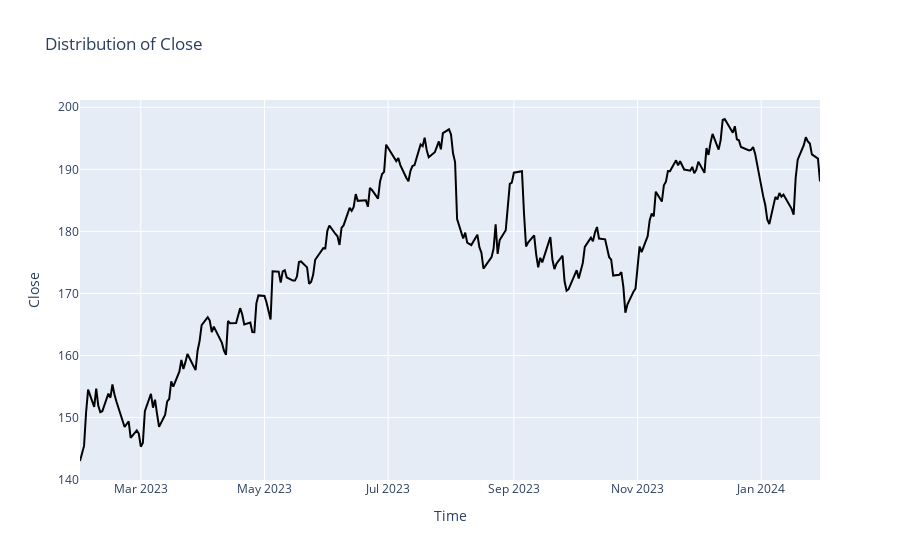

The notebook cell this image was saved under:
### Code cell
# show distribution of Close
fig3 = go.Figure()
fig3.add_trace(go.Line(x = dataset.index, y = dataset['Close'], marker = dict(color = 'black')))
fig3.update_layout(title = 'Distribution of Close', xaxis_title = 'Time', yaxis_title = 'Close', height = 500)
fig3.show()

### Figure 1 — Plotly figure (JSON) as saved in the notebook; plotly's stock layout.template omitted (floating-point values rounded to 4 significant figures; data arrays with more than 128 entries replaced by an {"elided": "..."} marker saying what was removed)
{"data": [{"marker": {"color": "black"}, "type": "scatter", "x": {"elided": "252 str values"}, "y": {"elided": "252 float values"}}], "layout": {"autosize": true, "title": {"text": "Distribution of Close"}, "xaxis": {"autorange": true, "range": ["2023-01-30", "2024-01-30"], "title": {"text": "Time"}, "type": "date"}, "yaxis": {"autorange": true, "range": [139.9, 201.2], "title": {"text": "Close"}, "type": "linear"}}}
